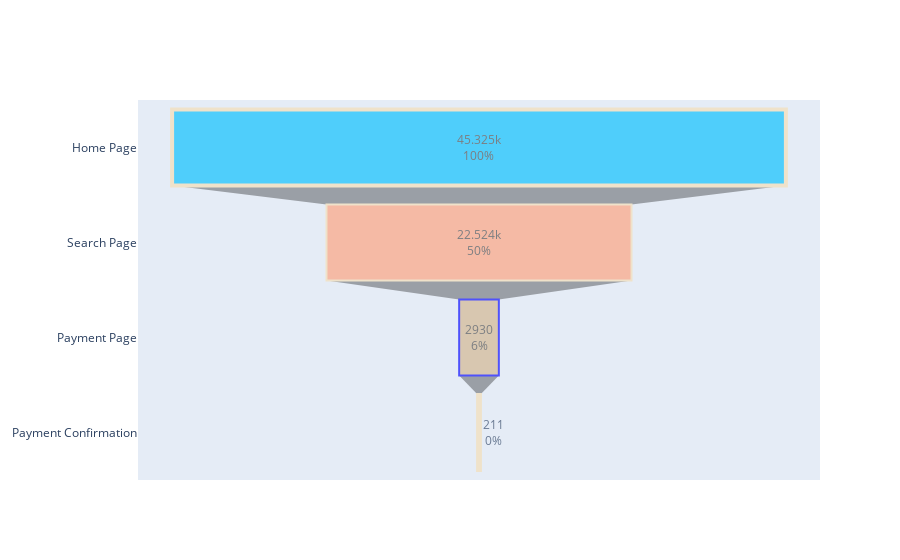

The notebook cell saved with this chart:
### Code cell
fig = go.Figure(go.Funnel(
    y = ["Home Page", "Search Page", "Payment Page", "Payment Confirmation"],
    x = maleFunnel,
    textinfo = "value+percent initial",
    opacity = 0.65, marker = {"color": ["deepskyblue", "lightsalmon", "tan", "teal", "silver"],
    "line": {"width": [4, 2, 2, 3, 1, 1], "color": ["wheat", "wheat", "blue", "wheat", "wheat"]}},
    connector = {"line": {"color": "royalblue"}})
    )

fig.show()

### Figure 1 — Plotly figure (JSON) as saved in the notebook; plotly's stock layout.template omitted (floating-point values rounded to 4 significant figures)
{"data": [{"connector": {"line": {"color": "royalblue"}}, "marker": {"color": ["deepskyblue", "lightsalmon", "tan", "teal", "silver"], "line": {"color": ["wheat", "wheat", "blue", "wheat", "wheat"], "width": [4, 2, 2, 3, 1, 1]}}, "opacity": 0.65, "textinfo": "value+percent initial", "type": "funnel", "x": [45325, 22524, 2930, 211], "y": ["Home Page", "Search Page", "Payment Page", "Payment Confirmation"]}], "layout": {}}
